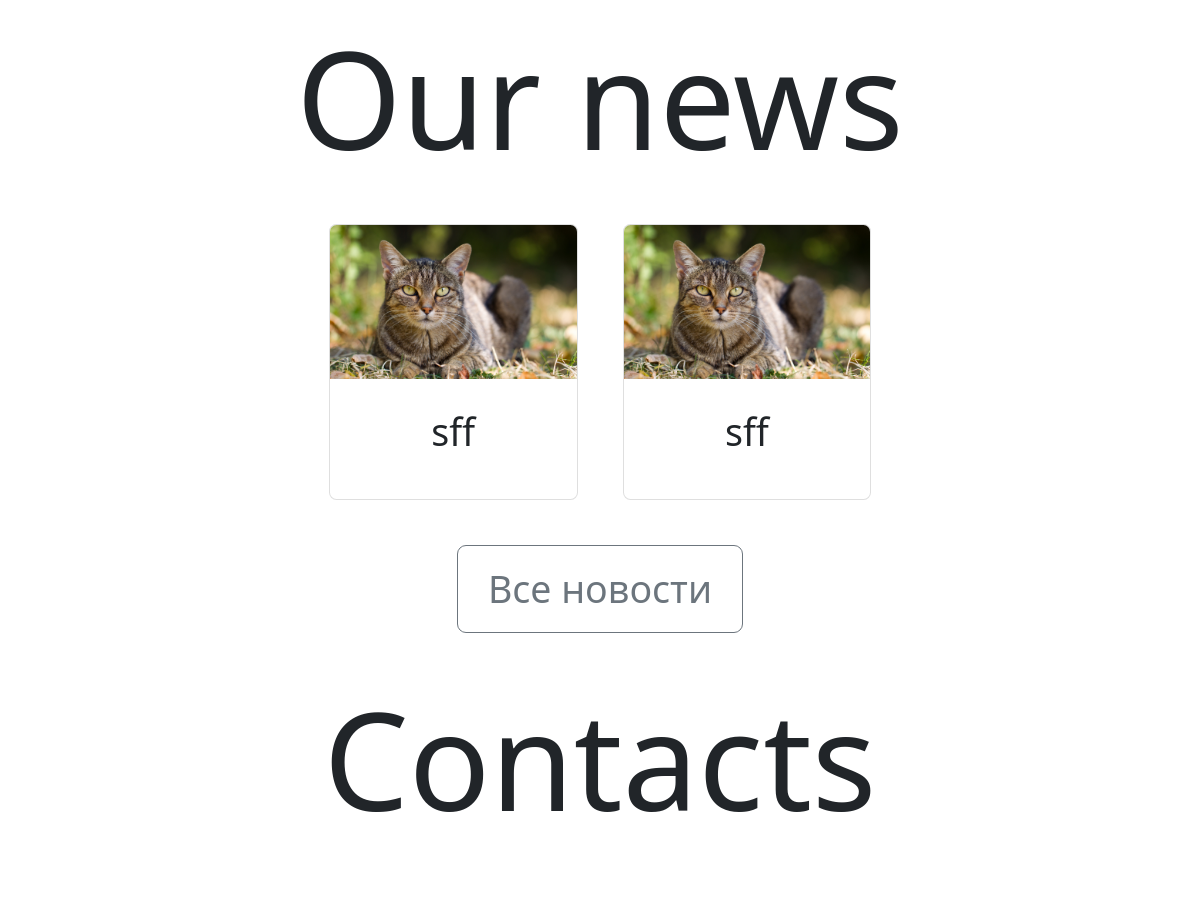
The app's page /en (middle part), older data.
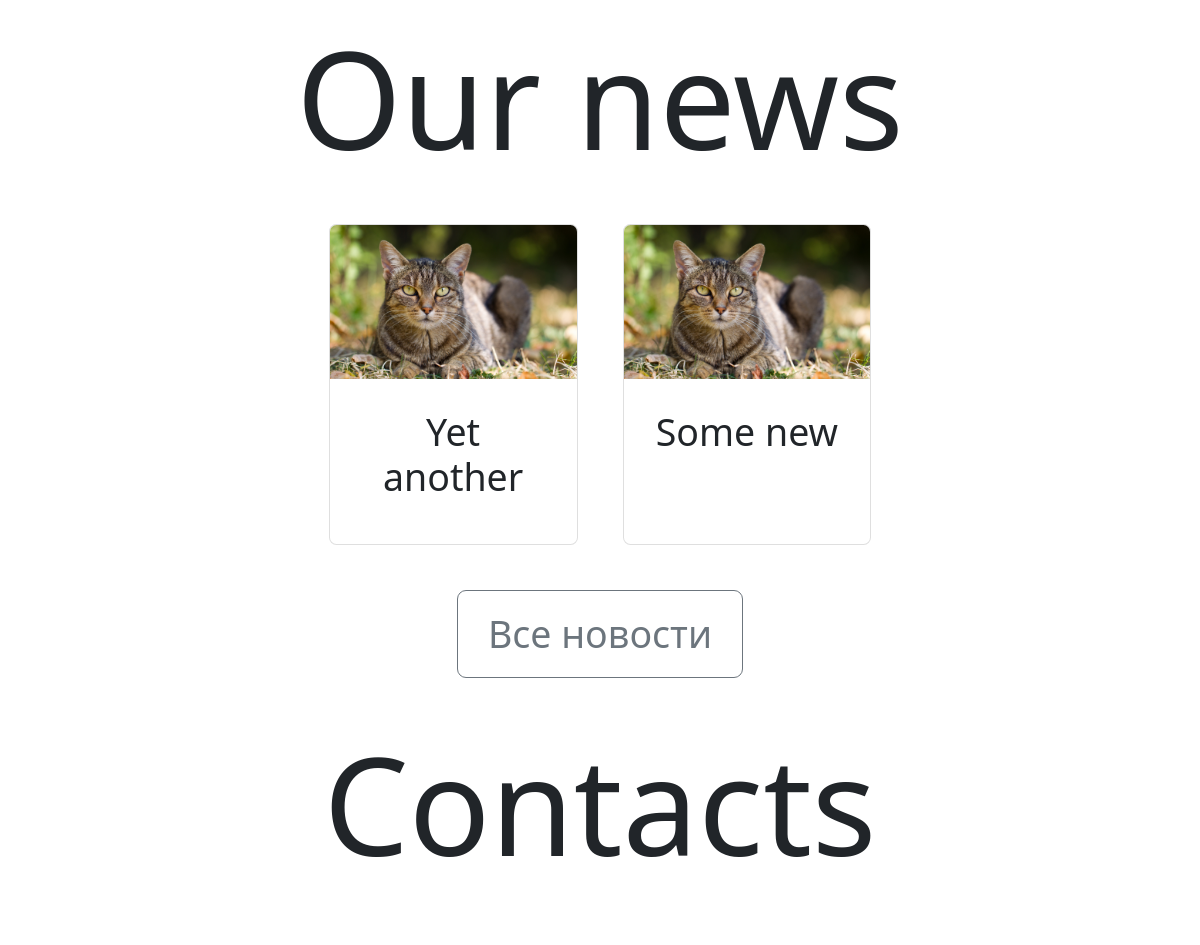
The same page, newer data.
### news/models.py (models this page shows, shortened)
class News(models.Model):
    en_title = models.CharField(max_length=1024)
    ru_title = models.CharField(max_length=1024, null=True)
    ru_text = models.TextField()
    en_text = models.TextField()
    image = models.FileField(null=True)

### main/views.py (the view)
def en_homepage(request):
    news = News.objects.all()[:3]
    return render(request, 'en_homepage.html', {'news': news})

### main/templates/en_homepage.html (shortened to what this page needs)
{% extends 'en_base.html' %}
{% load static %}
{%block main%}
<div style="margin-top: 10px; padding: 35px" class="w-100">
    <h2 class="text-center display-2" name="products">Our news</h2>
    <div class="row my-4 d-flex justify-content-center">
        {% for i in news %}
            <div class="col-xl-3 text-center " style="">
                <div class="card h-100" >
                    <a href="{% url 'en_one_new' i.pk%}"><img class="card-img-top" src="/media/{{i.image}}" alt="Card image cap"></a>
                  <div class="card-body">
                    <h5 class="card-title">{{ i.en_title}}</h5>
                  </div>
                </div>
            </div>
        {% endfor %}
    </div>
    <div class="text-center">
        <a class="btn btn-outline-secondary btn-lg" href="{% url 'en_all_news'%}">Все новости</a>
    </div>
</div>
<div style="margin-top: 10px">
    <div class="small">
        <h2 class="text-center display-2" >Contacts</h2>
    </div>
</div>
{%endblock%}

Row changes from the older to the newer data that the page shows:
changed News: en_title "sff" → "Yet another"
changed News: en_title "sff" → "Some new"
